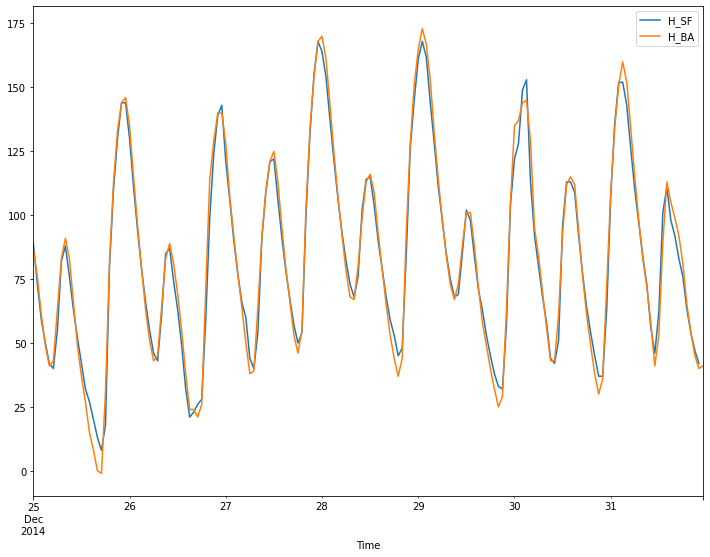

Reproduce this figure in Python.
# -*- coding: utf-8 -*-
"""
Created on Tue Oct  5 16:32:23 2021

@author: qagustina
"""
# Ejercicio 8.10
import pandas as pd

df = pd.read_csv('../Data/OBS_SHN_SF-BA.csv', index_col=['Time'], parse_dates=True)

# COPIA
dh = df['12-25-2014':].copy()


delta_t = -1 # tiempo que tarda la marea entre ambos puertos
delta_h = 20.0 # diferencia de los ceros de escala entre ambos puertos
pd.DataFrame([dh['H_SF'].shift(delta_t) - delta_h, dh['H_BA']]).T.plot(figsize=(12,9))


# delta_t = -1 porque la onda tarda 1 hora en llegar a San Fernando.

# delta_h = 20.0 
# freq_horaria = 4 # 4 para 15min, 60 para 1min
# cant_horas = 24 
# deltah_h = cant_horas - freq_horaria
